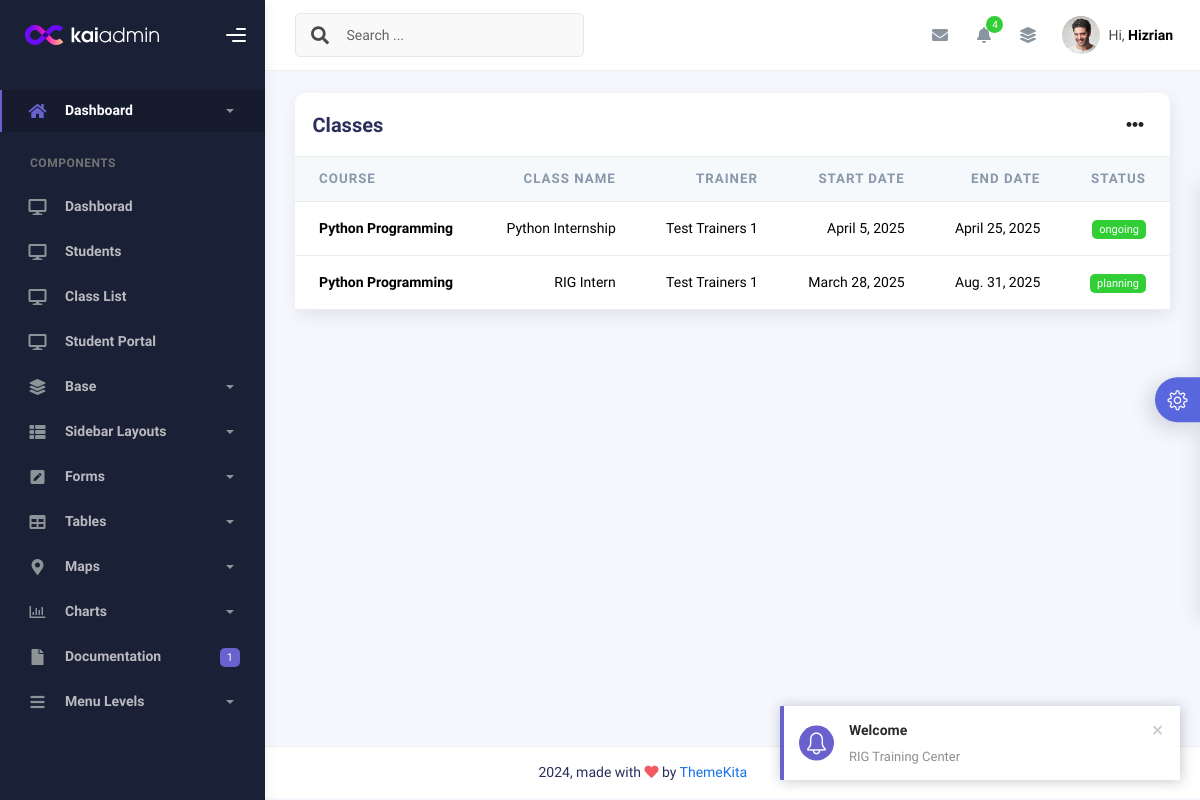
Screenshot of /class/list/ with the database file from the repository.
### myapp/models.py (models this page shows, shortened)
class ClassName(models.Model):
    class_name = models.CharField(max_length=255)
    course = models.ForeignKey(Courses, on_delete=models.CASCADE, blank=True, null=True)
    trainer = models.ForeignKey(Trainers, on_delete=models.CASCADE, blank=True, null=True)
    start_date = models.DateField(blank=True, null=True)
    end_date = models.DateField(blank=True, null=True)
    class_status = models.ForeignKey(ClassStatus, on_delete=models.CASCADE, blank=True, null=True)
    created_at = models.DateTimeField(auto_now_add=True)
    updated_at = models.DateTimeField(auto_now=True)

class Courses(models.Model):
    image = models.ImageField(upload_to='course_photo', blank=True, null=True)
    course_name = models.CharField(max_length=255)
    duration = models.CharField(max_length=255)
    description = models.TextField(blank=True, null=True)
    created_at = models.DateTimeField(auto_now_add=True)
    updated_at = models.DateTimeField(auto_now=True)
    def __str__(self):
        return self.course_name

class Trainers(models.Model):
    trainer_name = models.CharField(max_length=255)
    role = models.CharField(max_length=255)
    photo = models.ImageField(upload_to='trainers')
    quote = models.TextField()
    created_at = models.DateTimeField(auto_now_add=True)
    updated_at = models.DateTimeField(auto_now=True)
    def __str__(self):
        return self.trainer_name

class ClassStatus(models.Model):
    name = models.CharField(max_length=200)
    created_at = models.DateTimeField(auto_now_add=True)
    updated_at = models.DateTimeField(auto_now=True)
    def __str__(self):
        return self.name

### myapp/views.py (the view, shortened to what this page needs)
# urls.py: path('class/list/', ClassList.as_view(), name='ClassList'),
class ClassList(View):
    def get(self, request):
        ac = ClassName.objects.all()
        context = {'ac':ac}
        return render(request, 'school/ClassList.html', context)

### templates/school/ClassList.html (shortened to what this page needs)
{% extends 'school/index.html' %}
{% load static %}
{% block content %}
<div class="container">
    <div class="page-inner">
      <div class="row">
        <div class="col-md-12">
          <div class="card card-round">
            <div class="card-header">
              <div class="card-head-row card-tools-still-right">
                <div class="card-title">Classes</div>
                <div class="card-tools">
                  <div class="dropdown">
                    <button
                      class="btn btn-icon btn-clean me-0"
                      type="button"
                      id="dropdownMenuButton"
                      data-bs-toggle="dropdown"
                      aria-haspopup="true"
                      aria-expanded="false"
                    >
                      <i class="fas fa-ellipsis-h"></i>
                    </button>
                  </div>
                </div>
              </div>
            </div>
            <div class="card-body p-0">
              <div class="table-responsive">
                <table class="table align-items-center mb-0">
                  <thead class="thead-light">
                    <tr>
                      <th scope="col">Course</th>
                      <th scope="col" class="text-end">Class Name</th>
                      <th scope="col" class="text-end">Trainer</th>
                      <th scope="col" class="text-end">Start Date</th>
                      <th scope="col" class="text-end">End Date</th>
                      <th scope="col" class="text-end">Status</th>
                    </tr>
                  </thead>
                  <tbody>
{% for i in ac %}
                    <tr>
                      <th scope="row">
                        {{i.course}}
                      </th>
                      <td class="text-end">{{i.class_name}}</td>
                      <td class="text-end">{{i.trainer}}</td>
                      <td class="text-end">{{i.start_date}}</td>
                      <td class="text-end">{{i.end_date}}</td>
                      <td class="text-end">
                        <span class="badge badge-success">{{i.class_status}}</span>
                      </td>
                    </tr>
                    {% endfor %}
                  </tbody>
                </table>
              </div>
            </div>
          </div>
        </div>
      </div>
    </div>
  </div>
{% endblock content %}

### rows the page displays
ClassName: course "Python Programming", class_name "Python Internship", trainer "Test Trainers 1", start_date "April 5, 2025", end_date "April 25, 2025", class_status "ongoing"
ClassName: course "Python Programming", class_name "RIG Intern", trainer "Test Trainers 1", start_date "March 28, 2025", end_date "Aug. 31, 2025", class_status "planning"
